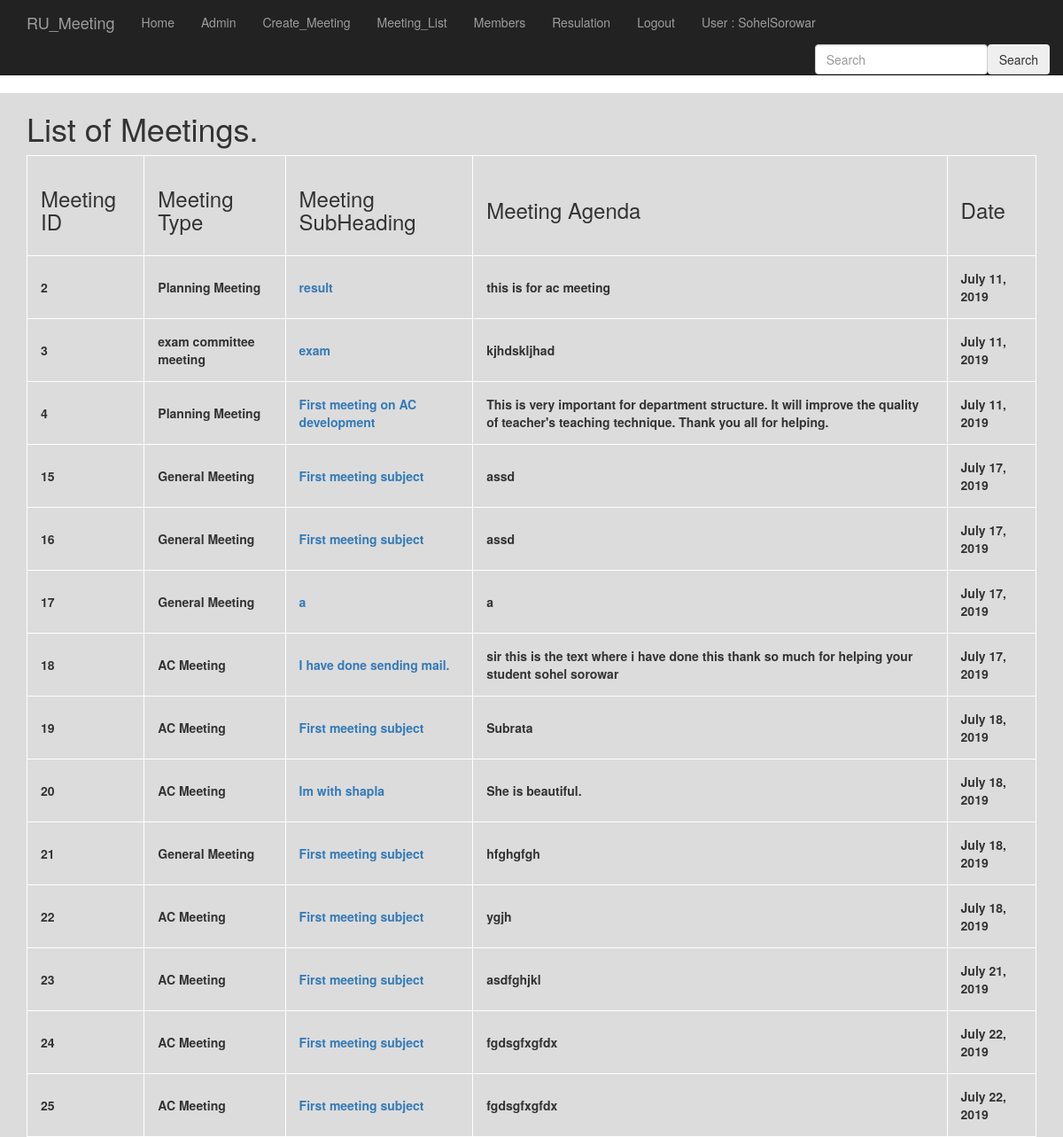
/meeting_app/ (signed in), run on the app's committed database.
### meeting_app/models.py (models this page shows, shortened)
class Create_Meeting(models.Model):
    meeting_id = models.AutoField(primary_key=True)
    meeting_name= models.CharField(max_length=256, choices=CHOICES, default='General Meeting')
    meeting_sub= models.CharField(max_length=256)
    meeting_text= models.TextField(max_length=500)
    date = models.DateField(default=datetime.now)

### meeting_app/views.py (the view)
class Create_MeetingListView(ListView):
    context_object_name = 'create_meetings'
    model = models.Create_Meeting

### templates/meeting_app/create_meeting_list.html (shortened to what this page needs)
{% extends 'meeting_app/base.html' %}
{% block body_block %}
<div class="mask rgba-gradient align-items-center" style=" background-color:#DCDCDC;">
<div class="container" >
<div class="jumbtron">
<h1>List of Meetings.</h1>
  <table style="width:100%">
  <tr>
    <th> <h3>Meeting ID</h3>  </th>
    <th><h3>Meeting Type</h3>  </th>
    <th><h3>Meeting SubHeading</h3>  </th>
    <th><h3>Meeting Agenda</h3>  </th>
    <th><h3>Date</h3>  </th>
  </tr>
  {% for create_meeting in create_meetings %}
  <tr>
    <th> {{create_meeting.meeting_id }}</th>
    <th> {{ create_meeting.meeting_name }}</th>
    <th> <a href="{{create_meeting.meeting_id}}">{{ create_meeting.meeting_sub }}</a></th>
    <th> {{ create_meeting.meeting_text }}</th>
    <th> {{ create_meeting.date }}</th>
  </tr>
  {% endfor %}
  </table>
</div>
</div>
</div>
{% endblock %}

### templates/meeting_app/base.html (shortened to what this page needs)
<!DOCTYPE html>
<html lang="en" dir="ltr">
  <head>
     <link rel="stylesheet" href="https://maxcdn.bootstrapcdn.com/bootstrap/3.3.7/css/bootstrap.min.css">
  </head>
  <body >
  <nav class='navbar navbar-inverse navbar-static-top'>
      <div class="container">
        <ul class="nav navbar-nav">
        <li><a class=" navbar-brand " >RU_Meeting</a></li>
          {% if user.is_authenticated %}
          <li><a class=" navbar-link " href="{% url 'index' %}">Home</a></li>
          <li><a class=" navbar-link " href="{% url 'admin:index' %}">Admin</a></li>
          <li><a class=" navbar-link " href="{% url 'meeting_app:create_meeting' %}">Create_Meeting</a></li>
          <li><a class=" navbar-link " href="{% url 'meeting_app:list' %}">Meeting_List</a></li>
          <li><a class=" navbar-link " href="{% url 'meeting_app:member_list' %}">Members</a></li>
          <li><a class=" navbar-link " href="{% url 'meeting_app:resulaton_list' %}">Resulation</a></li>
          <li><a class='navbar-link' href="{% url 'logout' %}">Logout</a></li>
          <li><a class='navbar-link' >User : {{ user.username }}</a></li>
          {% else %}
            <li><a class='navbar-link' href="{% url 'meeting_app:user_login' %}">Login</a></li>
            <li><a class=" navbar-link " href="{% url 'meeting_app:register' %}">Register</a></li>
          {% endif %}
        </ul>
                <ul class="nav navbar-nav navbar-right">
                         <li><input class="form-control mr-sm-2" type="text"  placeholder="Search"> </li>
                         <li> <button class="btn btn-#DCDCDC" type="submit" >Search</button> </li>
                </ul>
      </div>
    </nav>
    {% block body_block %}
    {% endblock %}
  </body>
</html>

### templates/meeting_app/create_meeting_list.html (style rules this page uses)
table, th, td { border: 1px solid white; border-collapse: collapse; }
th, td { padding: 15px; }

### data on the page
Create_Meeting: meeting_id "2", meeting_name "Planning Meeting", meeting_sub "result", meeting_text "this is for ac meeting", date "July 11, 2019"
Create_Meeting: meeting_id "3", meeting_name "exam committee meeting", meeting_sub "exam", meeting_text "kjhdskljhad", date "July 11, 2019"
Create_Meeting: meeting_id "4", meeting_name "Planning Meeting", meeting_sub "First meeting on AC development", meeting_text "This is very important for department structure. It will improve the quality of teacher's teaching technique. Thank you all for helping.", date "July 11, 2019"
Create_Meeting: meeting_id "15", meeting_name "General Meeting", meeting_sub "First meeting subject", meeting_text "assd", date "July 17, 2019"
Create_Meeting: meeting_id "16", meeting_name "General Meeting", meeting_sub "First meeting subject", meeting_text "assd", date "July 17, 2019"
Create_Meeting: meeting_id "17", meeting_name "General Meeting", meeting_sub "a", meeting_text "a", date "July 17, 2019"
Create_Meeting: meeting_id "18", meeting_name "AC Meeting", meeting_sub "I have done sending mail.", meeting_text "sir this is the text where i have done this thank so much for helping your student sohel sorowar", date "July 17, 2019"
Create_Meeting: meeting_id "19", meeting_name "AC Meeting", meeting_sub "First meeting subject", meeting_text "Subrata", date "July 18, 2019"
Create_Meeting: meeting_id "20", meeting_name "AC Meeting", meeting_sub "Im with shapla", meeting_text "She is beautiful.", date "July 18, 2019"
Create_Meeting: meeting_id "21", meeting_name "General Meeting", meeting_sub "First meeting subject", meeting_text "hfghgfgh", date "July 18, 2019"
Create_Meeting: meeting_id "22", meeting_name "AC Meeting", meeting_sub "First meeting subject", meeting_text "ygjh", date "July 18, 2019"
Create_Meeting: meeting_id "23", meeting_name "AC Meeting", meeting_sub "First meeting subject", meeting_text "asdfghjkl", date "July 21, 2019"
Create_Meeting: meeting_id "24", meeting_name "AC Meeting", meeting_sub "First meeting subject", meeting_text "fgdsgfxgfdx", date "July 22, 2019"
Create_Meeting: meeting_id "25", meeting_name "AC Meeting", meeting_sub "First meeting subject", meeting_text "fgdsgfxgfdx", date "July 22, 2019"

### other printed values
{{ user.username }} "SohelSorowar"
